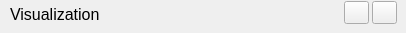
               <widget class="QWidget" name="widget_19" native="true">
                <property name="sizePolicy">
                 <sizepolicy hsizetype="Preferred" vsizetype="Fixed">
                  <horstretch>0</horstretch>
                  <verstretch>0</verstretch>
                 </sizepolicy>
                </property>
                <property name="minimumSize">
                 <size>
                  <width>400</width>
                  <height>25</height>
                 </size>
                </property>
                <property name="styleSheet">
                 <string notr="true"/>
                </property>
                <widget class="QLabel" name="label_50">
                 <property name="geometry">
                  <rect>
                   <x>10</x>
                   <y>6</y>
                   <width>170</width>
                   <height>16</height>
                  </rect>
                 </property>
                 <property name="font">
                  <font>
                   <family>Arial</family>
                   <pointsize>12</pointsize>
                   <weight>50</weight>
                   <bold>false</bold>
                  </font>
                 </property>
                 <property name="text">
                  <string>Visualization</string>
                 </property>
                </widget>
                <widget class="QPushButton" name="pushButton_44">
                 <property name="geometry">
                  <rect>
                   <x>372</x>
                   <y>1</y>
                   <width>25</width>
                   <height>23</height>
                  </rect>
                 </property>
                 <property name="text">
                  <string/>
                 </property>
                </widget>
                <widget class="QPushButton" name="pushButton_45">
                 <property name="geometry">
                  <rect>
                   <x>344</x>
                   <y>1</y>
                   <width>25</width>
                   <height>23</height>
                  </rect>
                 </property>
                 <property name="text">
                  <string/>
                 </property>
                </widget>
               </widget>
